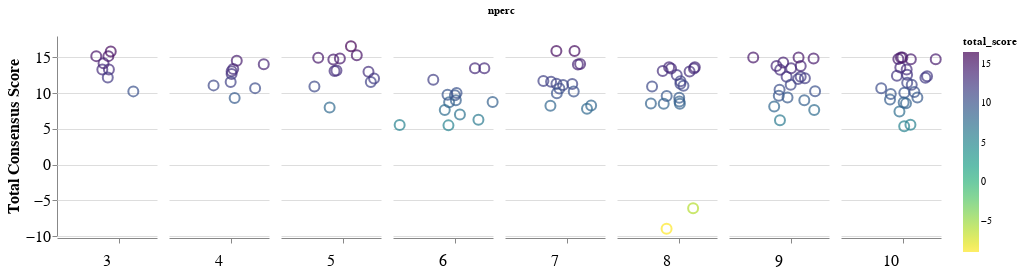

Notebook cell for this chart:
### Code cell
stripplot = alt.Chart(
    all_hex_df,
    #title=f"Prediction consensus matches"
).mark_point().encode(
    x=alt.X(
        'jitter:Q',
        title=None,
        axis=alt.Axis(values=[0], ticks=True, grid=False, labels=False),
        scale=alt.Scale()
    ),
    y=alt.Y('total_score:Q',axis=alt.Axis(title="Total Consensus Score")),
    color=alt.Color('total_score:Q',scale=alt.Scale(scheme='viridis'),sort='descending'),
    size=alt.value(100),
    tooltip=["desc:N","hex1:N",'hex2:N','total_score:Q'],
    column=alt.Column(
        'nperc:N', 
        header=alt.Header(
            labelFontSize=16,
            labelAngle=0,
            titleOrient='top',
            labelOrient='bottom',
            labelAlign='center',
            labelPadding=25,
       ),
    ),
).transform_calculate(
    # Generate Gaussian jitter with a Box-Muller transform
    jitter='sqrt(-2*log(random()))*cos(2*PI*random())'
).configure_facet(
    spacing=0
).configure_view(
    stroke=None
).configure_axis(
    labelFontSize=16,
    titleFontSize=16
).properties(height=200, width=100)

stripplot.save("consensus_varying_n_stripplot.html")
stripplot

### Figure 1 — Vega-Lite specification as saved in the notebook (floating-point values rounded to 4 significant figures)
{"config": {"view": {"continuousWidth": 400, "continuousHeight": 300, "stroke": null}, "axis": {"labelFontSize": 16, "titleFontSize": 16}, "facet": {"spacing": 0}}, "data": {"name": "data-ddf905df19f62a565438ce3612076177"}, "mark": "point", "encoding": {"color": {"type": "quantitative", "field": "total_score", "scale": {"scheme": "viridis"}, "sort": "descending"}, "column": {"type": "nominal", "field": "nperc", "header": {"labelAlign": "center", "labelAngle": 0, "labelFontSize": 16, "labelOrient": "bottom", "labelPadding": 25, "titleOrient": "top"}}, "size": {"value": 100}, "tooltip": [{"type": "nominal", "field": "desc"}, {"type": "nominal", "field": "hex1"}, {"type": "nominal", "field": "hex2"}, {"type": "quantitative", "field": "total_score"}], "x": {"type": "quantitative", "axis": {"grid": false, "labels": false, "ticks": true, "values": [0]}, "field": "jitter", "scale": {}, "title": null}, "y": {"type": "quantitative", "axis": {"title": "Total Consensus Score"}, "field": "total_score"}}, "height": 200, "transform": [{"calculate": "sqrt(-2*log(random()))*cos(2*PI*random())", "as": "jitter"}], "width": 100, "$schema": "https://vega.github.io/schema/vega-lite/v4.0.2.json", "datasets": {"data-ddf905df19f62a565438ce3612076177": [{"locus_tag": "Tmari_0041", "desc": "Tmari_0041||hypothetical protein", "motif_block": "GTCTTGATATTTTACCACTTCTGTGTGTTA", "hex1": "GTCTTG", "hex1_score": 5.479, "hex2": "GTGTTA", "hex2_score": 7.838, "total_score": 13.32, "nperc": 3}, {"locus_tag": "Tmari_0190", "desc": "Tmari_0190||SpoVS-related protein, type 2", "motif_block": "CACTCGAAAACCAATAAACCAATGTCGTT", "hex1": "CACTCG", "hex1_score": 5.915, "hex2": "GTCGTT", "hex2_score": 4.332, "total_score": 10.25, "nperc": 3}, {"locus_tag": "Tmari_0264", "desc": "Tmari_0264||DNA-binding protein HBsu", "motif_block": "GACTTGCAACACCCCGCTGTAAAATGGTA", "hex1": "GACTTG", "hex1_score": 6.858, "hex2": "ATGGTA", "hex2_score": 8.324, "total_score": 15.18, "nperc": 3}, {"locus_tag": "Tmari_0474", "desc": "Tmari_0474||Outer membrane protein alpha precursor", "motif_block": "CTCTTGAATTTCCTTTGGACGGGATGGTA", "hex1": "CTCTTG", "hex1_score": 6.858, "hex2": "ATGGTA", "hex2_score": 8.324, "total_score": 15.18, "nperc": 3}, {"locus_tag": "Tmari_1277", "desc": "Tmari_1277||Aspartyl-tRNA(Asn) amidotransferase subunit A / Glutamyl-tRNA(Gln) amidotransferase subunit A", "motif_block": "CATTTTGCATTATACACCTTGACATGGTA", "hex1": "CATTTT", "hex1_score": 4.984, "hex2": "ATGGTA", "hex2_score": 8.324, "total_score": 13.31, "nperc": 3}, {"locus_tag": "Tmari_1330", "desc": "Tmari_1330||astB/chuR-related protein", "motif_block": "CAGTTGGAGATATCATGTGTTGTGATA", "hex1": "CAGTTG", "hex1_score": 7.099, "hex2": "GTGATA", "hex2_score": 7.102, "total_score": 14.2, "nperc": 3}, {"locus_tag": "Tmari_1351", "desc": "Tmari_1351||SSU ribosomal protein S15p (S13e)", "motif_block": "CACATGCCGGGGTATGTTTTTGTGGTA", "hex1": "CACATG", "hex1_score": 6.858, "hex2": "GTGGTA", "hex2_score": 8.976, "total_score": 15.83, "nperc": 3}, {"locus_tag": "Tmari_1847", "desc": "Tmari_1847||Maltose/maltodextrin ABC transporter, substrate binding periplasmic protein MalE", "motif_block": "CAGATTGACATCACGAAAATTCGGTGTTA", "hex1": "CAGATT", "hex1_score": 4.342, "hex2": "GTGTTA", "hex2_score": 7.838, "total_score": 12.18, "nperc": 3}, {"locus_tag": "Tmari_0041", "desc": "Tmari_0041||hypothetical protein", "motif_block": "TCTTGATATTTTACCACTTCTGTGTGTT", "hex1": "TCTTGA", "hex1_score": 8.604, "hex2": "TGTGTT", "hex2_score": 5.446, "total_score": 14.05, "nperc": 4}, {"locus_tag": "Tmari_0190", "desc": "Tmari_0190||SpoVS-related protein, type 2", "motif_block": "ACTCGAAAACCAATAAACCAATGTCGTTGA", "hex1": "ACTCGA", "hex1_score": 5.919, "hex2": "CGTTGA", "hex2_score": 3.405, "total_score": 9.325, "nperc": 4}, {"locus_tag": "Tmari_0264", "desc": "Tmari_0264||DNA-binding protein HBsu", "motif_block": "TCTAAAGGGACTTGCAACACCCCGCTGTA", "hex1": "TCTAAA", "hex1_score": 6.377, "hex2": "GCTGTA", "hex2_score": 6.294, "total_score": 12.67, "nperc": 4}, {"locus_tag": "Tmari_0474", "desc": "Tmari_0474||Outer membrane protein alpha precursor", "motif_block": "TCTTGAATTTCCTTTGGACGGGATGGT", "hex1": "TCTTGA", "hex1_score": 8.604, "hex2": "GATGGT", "hex2_score": 4.782, "total_score": 13.39, "nperc": 4}, {"locus_tag": "Tmari_1141", "desc": "Tmari_1141||Branched-chain amino acid ABC transporter, amino acid-binding protein", "motif_block": "TCTTGACCGTTTCGTGGTGAGCCTGTA", "hex1": "TCTTGA", "hex1_score": 8.604, "hex2": "CCTGTA", "hex2_score": 5.932, "total_score": 14.54, "nperc": 4}, {"locus_tag": "Tmari_1277", "desc": "Tmari_1277||Aspartyl-tRNA(Asn) amidotransferase subunit A / Glutamyl-tRNA(Gln) amidotransferase subunit A", "motif_block": "TCTCAAAGACAAACCGGTACATTTCTTGT", "hex1": "TCTCAA", "hex1_score": 6.863, "hex2": "TCTTGT", "hex2_score": 4.224, "total_score": 11.09, "nperc": 4}, {"locus_tag": "Tmari_1330", "desc": "Tmari_1330||astB/chuR-related protein", "motif_block": "TCTCCAAACGCGAACTGTACCAGCTGTT", "hex1": "TCTCCA", "hex1_score": 6.126, "hex2": "GCTGTT", "hex2_score": 6.946, "total_score": 13.07, "nperc": 4}, {"locus_tag": "Tmari_1351", "desc": "Tmari_1351||SSU ribosomal protein S15p (S13e)", "motif_block": "CCTTGACCCCAGTCTGGGGAAGAACCTGGG", "hex1": "CCTTGA", "hex1_score": 6.282, "hex2": "CCTGGG", "hex2_score": 4.42, "total_score": 10.7, "nperc": 4}, {"locus_tag": "Tmari_1847", "desc": "Tmari_1847||Maltose/maltodextrin ABC transporter, substrate binding periplasmic protein MalE", "motif_block": "TCCAGATTGACATCACGAAAATTCGGTGTT", "hex1": "TCCAGA", "hex1_score": 5.253, "hex2": "GGTGTT", "hex2_score": 6.294, "total_score": 11.55, "nperc": 4}, {"locus_tag": "Tmari_0041", "desc": "Tmari_0041||hypothetical protein", "motif_block": "CTTGATATTTTACCACTTCTGTGTGTTATA", "hex1": "CTTGAT", "hex1_score": 7.344, "hex2": "GTTATA", "hex2_score": 7.607, "total_score": 14.95, "nperc": 5}, {"locus_tag": "Tmari_0190", "desc": "Tmari_0190||SpoVS-related protein, type 2", "motif_block": "CTCGAAAACCAATAAACCAATGTCGTTGAA", "hex1": "CTCGAA", "hex1_score": 5.784, "hex2": "GTTGAA", "hex2_score": 5.777, "total_score": 11.56, "nperc": 5}, {"locus_tag": "Tmari_0264", "desc": "Tmari_0264||DNA-binding protein HBsu", "motif_block": "CTTGCAACACCCCGCTGTAAAATGGTATA", "hex1": "CTTGCA", "hex1_score": 7.442, "hex2": "GGTATA", "hex2_score": 7.848, "total_score": 15.29, "nperc": 5}, {"locus_tag": "Tmari_0474", "desc": "Tmari_0474||Outer membrane protein alpha precursor", "motif_block": "CTTGAATTTCCTTTGGACGGGATGGTATA", "hex1": "CTTGAA", "hex1_score": 8.722, "hex2": "GGTATA", "hex2_score": 7.848, "total_score": 16.57, "nperc": 5}, {"locus_tag": "Tmari_1141", "desc": "Tmari_1141||Branched-chain amino acid ABC transporter, amino acid-binding protein", "motif_block": "CTTGACCGTTTCGTGGTGAGCCTGTAAA", "hex1": "CTTGAC", "hex1_score": 8.192, "hex2": "TGTAAA", "hex2_score": 6.648, "total_score": 14.84, "nperc": 5}, {"locus_tag": "Tmari_1276", "desc": "Tmari_1276||type IV pilin-related protein", "motif_block": "CGTGGATTATAGCAGAAGTATGTTATA", "hex1": "CGTGGA", "hex1_score": 4.454, "hex2": "GTTATA", "hex2_score": 7.607, "total_score": 12.06, "nperc": 5}, {"locus_tag": "Tmari_1277", "desc": "Tmari_1277||Aspartyl-tRNA(Asn) amidotransferase subunit A / Glutamyl-tRNA(Gln) amidotransferase subunit A", "motif_block": "CTTGACATGGTAGAATGTCAAGATTTTAAT", "hex1": "CTTGAC", "hex1_score": 8.192, "hex2": "TTTAAT", "hex2_score": 4.967, "total_score": 13.16, "nperc": 5}, {"locus_tag": "Tmari_1329", "desc": "Tmari_1329||hypothetical protein", "motif_block": "CATGAAATCTGGTGCTGAAAATGTGCT", "hex1": "CATGAA", "hex1_score": 6.957, "hex2": "TGTGCT", "hex2_score": 1.022, "total_score": 7.978, "nperc": 5}, {"locus_tag": "Tmari_1330", "desc": "Tmari_1330||astB/chuR-related protein", "motif_block": "CGTGCTAAAAATATTTACCGTGGGGGTAAT", "hex1": "CGTGCT", "hex1_score": 4.298, "hex2": "GGTAAT", "hex2_score": 6.648, "total_score": 10.95, "nperc": 5}, {"locus_tag": "Tmari_1340", "desc": "Tmari_1340||hypothetical protein", "motif_block": "CTTGAAAACCATATAAGGTTTGATAAA", "hex1": "CTTGAA", "hex1_score": 8.722, "hex2": "GATAAA", "hex2_score": 5.973, "total_score": 14.7, "nperc": 5}, {"locus_tag": "Tmari_1351", "desc": "Tmari_1351||SSU ribosomal protein S15p (S13e)", "motif_block": "CATGCCGGGGTATGTTTTTGTGGTATA", "hex1": "CATGCC", "hex1_score": 5.146, "hex2": "GGTATA", "hex2_score": 7.848, "total_score": 12.99, "nperc": 5}, {"locus_tag": "Tmari_1847", "desc": "Tmari_1847||Maltose/maltodextrin ABC transporter, substrate binding periplasmic protein MalE", "motif_block": "ATTGACATCACGAAAATTCGGTGTTAAA", "hex1": "ATTGAC", "hex1_score": 5.253, "hex2": "GTTAAA", "hex2_score": 7.848, "total_score": 13.1, "nperc": 5}, {"locus_tag": "Tmari_0041", "desc": "Tmari_0041||hypothetical protein", "motif_block": "CACTTCTGTGTGTTATAATTGAACACGGA", "hex1": "CACTTC", "hex1_score": 5.678, "hex2": "CACGGA", "hex2_score": 4.029, "total_score": 9.707, "nperc": 6}, {"locus_tag": "Tmari_0190", "desc": "Tmari_0190||SpoVS-related protein, type 2", "motif_block": "AAAACCAATAAACCAATGTCGTTGAAG", "hex1": "AAAACC", "hex1_score": 3.85, "hex2": "TTGAAG", "hex2_score": 1.682, "total_score": 5.533, "nperc": 6}, {"locus_tag": "Tmari_0264", "desc": "Tmari_0264||DNA-binding protein HBsu", "motif_block": "CACCCCGCTGTAAAATGGTATATTTACAAG", "hex1": "CACCCC", "hex1_score": 6.739, "hex2": "TACAAG", "hex2_score": 5.142, "total_score": 11.88, "nperc": 6}, {"locus_tag": "Tmari_0457", "desc": "Tmari_0457||Dipeptide-binding ABC transporter, periplasmic substrate-binding component", "motif_block": "CAGTATGCTATAATTCAAATATAGTAAGGA", "hex1": "CAGTAT", "hex1_score": 2.761, "hex2": "TAAGGA", "hex2_score": 4.235, "total_score": 6.997, "nperc": 6}, {"locus_tag": "Tmari_0474", "desc": "Tmari_0474||Outer membrane protein alpha precursor", "motif_block": "CACCACAGGATTTAACTGTGATCAATGA", "hex1": "CACCAC", "hex1_score": 5.846, "hex2": "CAATGA", "hex2_score": 2.891, "total_score": 8.737, "nperc": 6}, {"locus_tag": "Tmari_1134", "desc": "Tmari_1134||Ferritin-like protein 2", "motif_block": "ATCACCCCCATTTTGATTATTAACAGAAA", "hex1": "ATCACC", "hex1_score": 1.961, "hex2": "CAGAAA", "hex2_score": 5.686, "total_score": 7.646, "nperc": 6}, {"locus_tag": "Tmari_1141", "desc": "Tmari_1141||Branched-chain amino acid ABC transporter, amino acid-binding protein", "motif_block": "GACCGTTTCGTGGTGAGCCTGTAAAAT", "hex1": "GACCGT", "hex1_score": 1.172, "hex2": "TAAAAT", "hex2_score": 5.104, "total_score": 6.276, "nperc": 6}, {"locus_tag": "Tmari_1276", "desc": "Tmari_1276||type IV pilin-related protein", "motif_block": "AAAATCTTGACATTCTACCATGTCAAG", "hex1": "AAAATC", "hex1_score": 3.32, "hex2": "GTCAAG", "hex2_score": 2.168, "total_score": 5.488, "nperc": 6}, {"locus_tag": "Tmari_1277", "desc": "Tmari_1277||Aspartyl-tRNA(Asn) amidotransferase subunit A / Glutamyl-tRNA(Gln) amidotransferase subunit A", "motif_block": "AAAACTGTTAAATTCGTCTCAAAGACAAA", "hex1": "AAAACT", "hex1_score": 3.062, "hex2": "GACAAA", "hex2_score": 5.93, "total_score": 8.992, "nperc": 6}, {"locus_tag": "Tmari_1329", "desc": "Tmari_1329||hypothetical protein", "motif_block": "CACCTCTTTATAGTTATACCCCAAAAA", "hex1": "CACCTC", "hex1_score": 6.209, "hex2": "CAAAAA", "hex2_score": 7.271, "total_score": 13.48, "nperc": 6}, {"locus_tag": "Tmari_1330", "desc": "Tmari_1330||astB/chuR-related protein", "motif_block": "CAGTATGCAACGATTGTGCGTGCTAAAAA", "hex1": "CAGTAT", "hex1_score": 2.761, "hex2": "TAAAAA", "hex2_score": 7.03, "total_score": 9.791, "nperc": 6}, {"locus_tag": "Tmari_1340", "desc": "Tmari_1340||hypothetical protein", "motif_block": "CACCTCTTTATAGTTATACCCCAAAAA", "hex1": "CACCTC", "hex1_score": 6.209, "hex2": "CAAAAA", "hex2_score": 7.271, "total_score": 13.48, "nperc": 6}, {"locus_tag": "Tmari_1351", "desc": "Tmari_1351||SSU ribosomal protein S15p (S13e)", "motif_block": "CATCCTTGACCCCAGTCTGGGGAAGAA", "hex1": "CATCCT", "hex1_score": 3.448, "hex2": "GAAGAA", "hex2_score": 5.3, "total_score": 8.748, "nperc": 6}, {"locus_tag": "Tmari_1847", "desc": "Tmari_1847||Maltose/maltodextrin ABC transporter, substrate binding periplasmic protein MalE", "motif_block": "CACTCCTCATTTTCGAAACATTCCACGAT", "hex1": "CACTCC", "hex1_score": 6.209, "hex2": "CACGAT", "hex2_score": 3.819, "total_score": 10.03, "nperc": 6}, {"locus_tag": "Tmari_0041", "desc": "Tmari_0041||hypothetical protein", "motif_block": "CACTTCTGTGTGTTATAATTGAACACGGA", "hex1": "CACTTC", "hex1_score": 6.946, "hex2": "CACGGA", "hex2_score": 4.649, "total_score": 11.6, "nperc": 7}, {"locus_tag": "Tmari_0178", "desc": "Tmari_0178||hypothetical protein", "motif_block": "CACCTCTCATGGTGATTTTAACACGCT", "hex1": "CACCTC", "hex1_score": 8.3, "hex2": "CACGCT", "hex2_score": 2.349, "total_score": 10.65, "nperc": 7}, {"locus_tag": "Tmari_0190", "desc": "Tmari_0190||SpoVS-related protein, type 2", "motif_block": "AACCAATGTCGTTGAAGGGCATAGAAGAA", "hex1": "AACCAA", "hex1_score": 1.937, "hex2": "GAAGAA", "hex2_score": 6.307, "total_score": 8.244, "nperc": 7}, {"locus_tag": "Tmari_0264", "desc": "Tmari_0264||DNA-binding protein HBsu", "motif_block": "CACCCCGCTGTAAAATGGTATATTTACAAG", "hex1": "CACCCC", "hex1_score": 7.77, "hex2": "TACAAG", "hex2_score": 3.522, "total_score": 11.29, "nperc": 7}, {"locus_tag": "Tmari_0457", "desc": "Tmari_0457||Dipeptide-binding ABC transporter, periplasmic substrate-binding component", "motif_block": "CAGTATGCTATAATTCAAATATAGTAAGGA", "hex1": "CAGTAT", "hex1_score": 3.306, "hex2": "TAAGGA", "hex2_score": 4.954, "total_score": 8.259, "nperc": 7}, {"locus_tag": "Tmari_0474", "desc": "Tmari_0474||Outer membrane protein alpha precursor", "motif_block": "CACCACAGGATTTAACTGTGATCAATGA", "hex1": "CACCAC", "hex1_score": 7.77, "hex2": "CAATGA", "hex2_score": 3.549, "total_score": 11.32, "nperc": 7}, {"locus_tag": "Tmari_1134", "desc": "Tmari_1134||Ferritin-like protein 2", "motif_block": "CACCCCCATTTTGATTATTAACAGAAAAA", "hex1": "CACCCC", "hex1_score": 7.77, "hex2": "GAAAAA", "hex2_score": 6.307, "total_score": 14.08, "nperc": 7}, {"locus_tag": "Tmari_1141", "desc": "Tmari_1141||Branched-chain amino acid ABC transporter, amino acid-binding protein", "motif_block": "GACCGTTTCGTGGTGAGCCTGTAAAAT", "hex1": "GACCGT", "hex1_score": 2.226, "hex2": "TAAAAT", "hex2_score": 5.592, "total_score": 7.818, "nperc": 7}, {"locus_tag": "Tmari_1276", "desc": "Tmari_1276||type IV pilin-related protein", "motif_block": "CACCTCCTCTCGTGGATTATAGCAGAAG", "hex1": "CACCTC", "hex1_score": 8.3, "hex2": "CAGAAG", "hex2_score": 2.854, "total_score": 11.15, "nperc": 7}, {"locus_tag": "Tmari_1277", "desc": "Tmari_1277||Aspartyl-tRNA(Asn) amidotransferase subunit A / Glutamyl-tRNA(Gln) amidotransferase subunit A", "motif_block": "CACCTTGACATGGTAGAATGTCAAGAT", "hex1": "CACCTT", "hex1_score": 7.512, "hex2": "CAAGAT", "hex2_score": 6.51, "total_score": 14.02, "nperc": 7}, {"locus_tag": "Tmari_1329", "desc": "Tmari_1329||hypothetical protein", "motif_block": "CACCTCTTTATAGTTATACCCCAAAAA", "hex1": "CACCTC", "hex1_score": 8.3, "hex2": "CAAAAA", "hex2_score": 7.588, "total_score": 15.89, "nperc": 7}, {"locus_tag": "Tmari_1330", "desc": "Tmari_1330||astB/chuR-related protein", "motif_block": "CAGTATGCAACGATTGTGCGTGCTAAAAA", "hex1": "CAGTAT", "hex1_score": 3.306, "hex2": "TAAAAA", "hex2_score": 6.67, "total_score": 9.976, "nperc": 7}, {"locus_tag": "Tmari_1340", "desc": "Tmari_1340||hypothetical protein", "motif_block": "CACCTCTTTATAGTTATACCCCAAAAA", "hex1": "CACCTC", "hex1_score": 8.3, "hex2": "CAAAAA", "hex2_score": 7.588, "total_score": 15.89, "nperc": 7}, {"locus_tag": "Tmari_1351", "desc": "Tmari_1351||SSU ribosomal protein S15p (S13e)", "motif_block": "CATCCTTGACCCCAGTCTGGGGAAGAA", "hex1": "CATCCT", "hex1_score": 3.922, "hex2": "GAAGAA", "hex2_score": 6.307, "total_score": 10.23, "nperc": 7}, {"locus_tag": "Tmari_1847", "desc": "Tmari_1847||Maltose/maltodextrin ABC transporter, substrate binding periplasmic protein MalE", "motif_block": "CACTCCTCATTTTCGAAACATTCCACGAT", "hex1": "CACTCC", "hex1_score": 6.416, "hex2": "CACGAT", "hex2_score": 5.287, "total_score": 11.7, "nperc": 7}, {"locus_tag": "Tmari_0041", "desc": "Tmari_0041||hypothetical protein", "motif_block": "ATCACCACCTCTGTCTTGATATTTTACCAC", "hex1": "ATCACC", "hex1_score": 6.323, "hex2": "TACCAC", "hex2_score": 2.237, "total_score": 8.56, "nperc": 8}, {"locus_tag": "Tmari_0178", "desc": "Tmari_0178||hypothetical protein", "motif_block": "TTAACACGCTTTGAGAAACAATTTCAAAG", "hex1": "TTAACA", "hex1_score": 5.166, "hex2": "TCAAAG", "hex2_score": 4.427, "total_score": 9.593, "nperc": 8}, {"locus_tag": "Tmari_0190", "desc": "Tmari_0190||SpoVS-related protein, type 2", "motif_block": "ATAAACCAATGTCGTTGAAGGGCATAGAAG", "hex1": "ATAAAC", "hex1_score": 4.162, "hex2": "TAGAAG", "hex2_score": 4.683, "total_score": 8.845, "nperc": 8}, {"locus_tag": "Tmari_0264", "desc": "Tmari_0264||DNA-binding protein HBsu", "motif_block": "GACTTGCAACACCCCGCTGTAAAATGGTA", "hex1": "GACTTG", "hex1_score": -5.574, "hex2": "ATGGTA", "hex2_score": -3.421, "total_score": -8.995, "nperc": 8}, {"locus_tag": "Tmari_0312", "desc": "Tmari_0312||hypothetical protein", "motif_block": "TTCAAATTATGCTATACTAATTGTAGCAC", "hex1": "TTCAAA", "hex1_score": 7.648, "hex2": "TAGCAC", "hex2_score": 3.374, "total_score": 11.02, "nperc": 8}, {"locus_tag": "Tmari_0457", "desc": "Tmari_0457||Dipeptide-binding ABC transporter, periplasmic substrate-binding component", "motif_block": "TTCAAATATAGTAAGGAGTCATCACAT", "hex1": "TTCAAA", "hex1_score": 7.648, "hex2": "TCACAT", "hex2_score": 4.884, "total_score": 12.53, "nperc": 8}, {"locus_tag": "Tmari_0474", "desc": "Tmari_0474||Outer membrane protein alpha precursor", "motif_block": "ATCACCACAGGATTTAACTGTGATCAATG", "hex1": "ATCACC", "hex1_score": 6.323, "hex2": "TCAATG", "hex2_score": 2.19, "total_score": 8.513, "nperc": 8}, {"locus_tag": "Tmari_0501", "desc": "Tmari_0501||Heat shock protein 60 family co-chaperone GroES", "motif_block": "ATCAATATCCCTTGAAGAGGCTCGTAAAAA", "hex1": "ATCAAT", "hex1_score": 4.162, "hex2": "TAAAAA", "hex2_score": 6.76, "total_score": 10.92, "nperc": 8}, {"locus_tag": "Tmari_1134", "desc": "Tmari_1134||Ferritin-like protein 2", "motif_block": "ATCACCCCCATTTTGATTATTAACAGAAA", "hex1": "ATCACC", "hex1_score": 6.323, "hex2": "CAGAAA", "hex2_score": 2.207, "total_score": 8.53, "nperc": 8}, {"locus_tag": "Tmari_1141", "desc": "Tmari_1141||Branched-chain amino acid ABC transporter, amino acid-binding protein", "motif_block": "TTGACCGTTTCGTGGTGAGCCTGTAAAAT", "hex1": "TTGACC", "hex1_score": 5.962, "hex2": "TAAAAT", "hex2_score": 7.147, "total_score": 13.11, "nperc": 8}, {"locus_tag": "Tmari_1276", "desc": "Tmari_1276||type IV pilin-related protein", "motif_block": "TTCAACATTAAAATCTTGACATTCTACCAT", "hex1": "TTCAAC", "hex1_score": 7.307, "hex2": "TACCAT", "hex2_score": 4.002, "total_score": 11.31, "nperc": 8}, {"locus_tag": "Tmari_1277", "desc": "Tmari_1277||Aspartyl-tRNA(Asn) amidotransferase subunit A / Glutamyl-tRNA(Gln) amidotransferase subunit A", "motif_block": "TTCACATTTTGCATTATACACCTTGACAT", "hex1": "TTCACA", "hex1_score": 7.488, "hex2": "TGACAT", "hex2_score": 5.536, "total_score": 13.02, "nperc": 8}, {"locus_tag": "Tmari_1329", "desc": "Tmari_1329||hypothetical protein", "motif_block": "TTCAAAGCCCATGAAATCTGGTGCTGAAAA", "hex1": "TTCAAA", "hex1_score": 7.648, "hex2": "TGAAAA", "hex2_score": 5.972, "total_score": 13.62, "nperc": 8}, {"locus_tag": "Tmari_1330", "desc": "Tmari_1330||astB/chuR-related protein", "motif_block": "TTGAACTGTTCTGGATGTTTTGATGACAT", "hex1": "TTGAAC", "hex1_score": 6.123, "hex2": "TGACAT", "hex2_score": 5.536, "total_score": 11.66, "nperc": 8}, {"locus_tag": "Tmari_1340", "desc": "Tmari_1340||hypothetical protein", "motif_block": "TTCAAAGCCCATGAAATCTGGTGCTGAAAA", "hex1": "TTCAAA", "hex1_score": 7.648, "hex2": "TGAAAA", "hex2_score": 5.972, "total_score": 13.62, "nperc": 8}, {"locus_tag": "Tmari_1342", "desc": "Tmari_1342||Fe-S oxidoreductase", "motif_block": "ATGAAAATTTGTACAAAGGGCAAGAAAT", "hex1": "ATGAAA", "hex1_score": 5.641, "hex2": "AGAAAT", "hex2_score": 3.727, "total_score": 9.367, "nperc": 8}, {"locus_tag": "Tmari_1351", "desc": "Tmari_1351||SSU ribosomal protein S15p (S13e)", "motif_block": "CACATGCCGGGGTATGTTTTTGTGGTA", "hex1": "CACATG", "hex1_score": -1.95, "hex2": "GTGGTA", "hex2_score": -4.158, "total_score": -6.108, "nperc": 8}, {"locus_tag": "Tmari_1513", "desc": "Tmari_1513||SSU ribosomal protein S12p (S23e)", "motif_block": "TTGACAACATACAGATTAAAGAGTAAAAT", "hex1": "TTGACA", "hex1_score": 6.303, "hex2": "TAAAAT", "hex2_score": 7.147, "total_score": 13.45, "nperc": 8}, {"locus_tag": "Tmari_1847", "desc": "Tmari_1847||Maltose/maltodextrin ABC transporter, substrate binding periplasmic protein MalE", "motif_block": "TTGACATCACGAAAATTCGGTGTTAAAAT", "hex1": "TTGACA", "hex1_score": 6.303, "hex2": "TAAAAT", "hex2_score": 7.147, "total_score": 13.45, "nperc": 8}, {"locus_tag": "Tmari_0041", "desc": "Tmari_0041||hypothetical protein", "motif_block": "ATCACCACCTCTGTCTTGATATTTTACCAC", "hex1": "ATCACC", "hex1_score": 7.01, "hex2": "TACCAC", "hex2_score": 0.6422, "total_score": 7.653, "nperc": 9}, {"locus_tag": "Tmari_0178", "desc": "Tmari_0178||hypothetical protein", "motif_block": "TTAACACGCTTTGAGAAACAATTTCAAAG", "hex1": "TTAACA", "hex1_score": 6.587, "hex2": "TCAAAG", "hex2_score": 5.695, "total_score": 12.28, "nperc": 9}, {"locus_tag": "Tmari_0190", "desc": "Tmari_0190||SpoVS-related protein, type 2", "motif_block": "ATAAACCAATGTCGTTGAAGGGCATAGAAG", "hex1": "ATAAAC", "hex1_score": 5.392, "hex2": "TAGAAG", "hex2_score": 5.1, "total_score": 10.49, "nperc": 9}, {"locus_tag": "Tmari_0196", "desc": "Tmari_0196||ATP-dependent Clp protease ATP-binding subunit ClpA", "motif_block": "ATGTCCATAAGGGTGATATAATGAAAT", "hex1": "ATGTCC", "hex1_score": 4.123, "hex2": "TGAAAT", "hex2_score": 7.972, "total_score": 12.09, "nperc": 9}, {"locus_tag": "Tmari_0264", "desc": "Tmari_0264||DNA-binding protein HBsu", "motif_block": "TTCTAATTTTTGTCCTATTTTTCGAAAT", "hex1": "TTCTAA", "hex1_score": 5.011, "hex2": "CGAAAT", "hex2_score": 5.249, "total_score": 10.26, "nperc": 9}, {"locus_tag": "Tmari_0312", "desc": "Tmari_0312||hypothetical protein", "motif_block": "TTCAAATTATGCTATACTAATTGTAGCAC", "hex1": "TTCAAA", "hex1_score": 7.413, "hex2": "TAGCAC", "hex2_score": 2.227, "total_score": 9.64, "nperc": 9}, {"locus_tag": "Tmari_0457", "desc": "Tmari_0457||Dipeptide-binding ABC transporter, periplasmic substrate-binding component", "motif_block": "TTCAAATATAGTAAGGAGTCATCACAT", "hex1": "TTCAAA", "hex1_score": 7.413, "hex2": "TCACAT", "hex2_score": 4.892, "total_score": 12.3, "nperc": 9}, {"locus_tag": "Tmari_0474", "desc": "Tmari_0474||Outer membrane protein alpha precursor", "motif_block": "ATCACCACAGGATTTAACTGTGATCAATG", "hex1": "ATCACC", "hex1_score": 7.01, "hex2": "TCAATG", "hex2_score": 1.994, "total_score": 9.005, "nperc": 9}, {"locus_tag": "Tmari_0501", "desc": "Tmari_0501||Heat shock protein 60 family co-chaperone GroES", "motif_block": "ATATCCCTTGAAGAGGCTCGTAAAAAG", "hex1": "ATATCC", "hex1_score": 3.386, "hex2": "AAAAAG", "hex2_score": 4.738, "total_score": 8.124, "nperc": 9}, {"locus_tag": "Tmari_1134", "desc": "Tmari_1134||Ferritin-like protein 2", "motif_block": "ATCACCCCCATTTTGATTATTAACAGAAAA", "hex1": "ATCACC", "hex1_score": 7.01, "hex2": "AGAAAA", "hex2_score": 4.15, "total_score": 11.16, "nperc": 9}, {"locus_tag": "Tmari_1141", "desc": "Tmari_1141||Branched-chain amino acid ABC transporter, amino acid-binding protein", "motif_block": "TTGACCGTTTCGTGGTGAGCCTGTAAAAT", "hex1": "TTGACC", "hex1_score": 7.192, "hex2": "TAAAAT", "hex2_score": 7.667, "total_score": 14.86, "nperc": 9}, {"locus_tag": "Tmari_1276", "desc": "Tmari_1276||type IV pilin-related protein", "motif_block": "ATCACCTCCTCTCGTGGATTATAGCAGAAG", "hex1": "ATCACC", "hex1_score": 7.01, "hex2": "CAGAAG", "hex2_score": 2.378, "total_score": 9.388, "nperc": 9}, {"locus_tag": "Tmari_1277", "desc": "Tmari_1277||Aspartyl-tRNA(Asn) amidotransferase subunit A / Glutamyl-tRNA(Gln) amidotransferase subunit A", "motif_block": "TTCACATTTTGCATTATACACCTTGACAT", "hex1": "TTCACA", "hex1_score": 7.809, "hex2": "TGACAT", "hex2_score": 6.477, "total_score": 14.29, "nperc": 9}, {"locus_tag": "Tmari_1329", "desc": "Tmari_1329||hypothetical protein", "motif_block": "TTCAAAGCCCATGAAATCTGGTGCTGAAAA", "hex1": "TTCAAA", "hex1_score": 7.413, "hex2": "TGAAAA", "hex2_score": 6.387, "total_score": 13.8, "nperc": 9}, {"locus_tag": "Tmari_1330", "desc": "Tmari_1330||astB/chuR-related protein", "motif_block": "TTGAACTGTTCTGGATGTTTTGATGACAT", "hex1": "TTGAAC", "hex1_score": 6.796, "hex2": "TGACAT", "hex2_score": 6.477, "total_score": 13.27, "nperc": 9}, {"locus_tag": "Tmari_1340", "desc": "Tmari_1340||hypothetical protein", "motif_block": "TTCAAAGCCCATGAAATCTGGTGCTGAAAA", "hex1": "TTCAAA", "hex1_score": 7.413, "hex2": "TGAAAA", "hex2_score": 6.387, "total_score": 13.8, "nperc": 9}, {"locus_tag": "Tmari_1342", "desc": "Tmari_1342||Fe-S oxidoreductase", "motif_block": "ATGAAAATTTGTACAAAGGGCAAGAAAT", "hex1": "ATGAAA", "hex1_score": 6.26, "hex2": "AGAAAT", "hex2_score": 5.735, "total_score": 11.99, "nperc": 9}, {"locus_tag": "Tmari_1351", "desc": "Tmari_1351||SSU ribosomal protein S15p (S13e)", "motif_block": "TTGACCCCAGTCTGGGGAAGAACCTGGGCT", "hex1": "TTGACC", "hex1_score": 7.192, "hex2": "TGGGCT", "hex2_score": -0.9725, "total_score": 6.22, "nperc": 9}, {"locus_tag": "Tmari_1513", "desc": "Tmari_1513||SSU ribosomal protein S12p (S23e)", "motif_block": "TTGACAACATACAGATTAAAGAGTAAAAT", "hex1": "TTGACA", "hex1_score": 7.324, "hex2": "TAAAAT", "hex2_score": 7.667, "total_score": 14.99, "nperc": 9}, {"locus_tag": "Tmari_1664", "desc": "Tmari_1664||Response regulator DrrA", "motif_block": "TTAAAATAGTATAGAAACCAGATCTGAAAG", "hex1": "TTAAAA", "hex1_score": 6.191, "hex2": "TGAAAG", "hex2_score": 7.28, "total_score": 13.47, "nperc": 9}, {"locus_tag": "Tmari_1847", "desc": "Tmari_1847||Maltose/maltodextrin ABC transporter, substrate binding periplasmic protein MalE", "motif_block": "TTGACATCACGAAAATTCGGTGTTAAAAT", "hex1": "TTGACA", "hex1_score": 7.324, "hex2": "TAAAAT", "hex2_score": 7.667, "total_score": 14.99, "nperc": 9}, {"locus_tag": "Tmari_0041", "desc": "Tmari_0041||hypothetical protein", "motif_block": "ATCACCACCTCTGTCTTGATATTTTACCAC", "hex1": "ATCACC", "hex1_score": 7.023, "hex2": "TACCAC", "hex2_score": 0.3989, "total_score": 7.422, "nperc": 10}, {"locus_tag": "Tmari_0178", "desc": "Tmari_0178||hypothetical protein", "motif_block": "TTAACACGCTTTGAGAAACAATTTCAAAG", "hex1": "TTAACA", "hex1_score": 6.663, "hex2": "TCAAAG", "hex2_score": 5.925, "total_score": 12.59, "nperc": 10}, {"locus_tag": "Tmari_0190", "desc": "Tmari_0190||SpoVS-related protein, type 2", "motif_block": "ATAAACCAATGTCGTTGAAGGGCATAGAAG", "hex1": "ATAAAC", "hex1_score": 5.837, "hex2": "TAGAAG", "hex2_score": 5.608, "total_score": 11.45, "nperc": 10}, {"locus_tag": "Tmari_0196", "desc": "Tmari_0196||ATP-dependent Clp protease ATP-binding subunit ClpA", "motif_block": "ATGTCCATAAGGGTGATATAATGAAAT", "hex1": "ATGTCC", "hex1_score": 4.58, "hex2": "TGAAAT", "hex2_score": 7.851, "total_score": 12.43, "nperc": 10}, {"locus_tag": "Tmari_0199", "desc": "Tmari_0199||Periplasmic [Fe] hydrogenase large subunit", "motif_block": "ATATCCCAATGAGGAGGTTTTTTAAAAA", "hex1": "ATATCC", "hex1_score": 4.374, "hex2": "TAAAAA", "hex2_score": 5.693, "total_score": 10.07, "nperc": 10}, {"locus_tag": "Tmari_0264", "desc": "Tmari_0264||DNA-binding protein HBsu", "motif_block": "TTCTAATTTTTGTCCTATTTTTCGAAAT", "hex1": "TTCTAA", "hex1_score": 5.297, "hex2": "CGAAAT", "hex2_score": 5.373, "total_score": 10.67, "nperc": 10}, {"locus_tag": "Tmari_0312", "desc": "Tmari_0312||hypothetical protein", "motif_block": "TTCAAATTATGCTATACTAATTGTAGCAC", "hex1": "TTCAAA", "hex1_score": 7.123, "hex2": "TAGCAC", "hex2_score": 2.273, "total_score": 9.397, "nperc": 10}, {"locus_tag": "Tmari_0457", "desc": "Tmari_0457||Dipeptide-binding ABC transporter, periplasmic substrate-binding component", "motif_block": "TTCAAATATAGTAAGGAGTCATCACAT", "hex1": "TTCAAA", "hex1_score": 7.123, "hex2": "TCACAT", "hex2_score": 5.023, "total_score": 12.15, "nperc": 10}, {"locus_tag": "Tmari_0474", "desc": "Tmari_0474||Outer membrane protein alpha precursor", "motif_block": "ATCACCACAGGATTTAACTGTGATCAATG", "hex1": "ATCACC", "hex1_score": 7.023, "hex2": "TCAATG", "hex2_score": 2.083, "total_score": 9.106, "nperc": 10}, {"locus_tag": "Tmari_0484", "desc": "Tmari_0484||protein of unknown function DUF59", "motif_block": "TTCTAATTTGAATTATAACATAGTATAAT", "hex1": "TTCTAA", "hex1_score": 5.297, "hex2": "TATAAT", "hex2_score": 4.582, "total_score": 9.879, "nperc": 10}, {"locus_tag": "Tmari_0501", "desc": "Tmari_0501||Heat shock protein 60 family co-chaperone GroES", "motif_block": "ATATCCCTTGAAGAGGCTCGTAAAAAG", "hex1": "ATATCC", "hex1_score": 4.374, "hex2": "AAAAAG", "hex2_score": 4.315, "total_score": 8.689, "nperc": 10}, {"locus_tag": "Tmari_1134", "desc": "Tmari_1134||Ferritin-like protein 2", "motif_block": "ATCACCCCCATTTTGATTATTAACAGAAA", "hex1": "ATCACC", "hex1_score": 7.023, "hex2": "CAGAAA", "hex2_score": 1.545, "total_score": 8.568, "nperc": 10}, {"locus_tag": "Tmari_1141", "desc": "Tmari_1141||Branched-chain amino acid ABC transporter, amino acid-binding protein", "motif_block": "TTGACCGTTTCGTGGTGAGCCTGTAAAAT", "hex1": "TTGACC", "hex1_score": 6.638, "hex2": "TAAAAT", "hex2_score": 8.126, "total_score": 14.76, "nperc": 10}, {"locus_tag": "Tmari_1276", "desc": "Tmari_1276||type IV pilin-related protein", "motif_block": "ATCACCTCCTCTCGTGGATTATAGCAGAAG", "hex1": "ATCACC", "hex1_score": 7.023, "hex2": "CAGAAG", "hex2_score": 3.13, "total_score": 10.15, "nperc": 10}, {"locus_tag": "Tmari_1277", "desc": "Tmari_1277||Aspartyl-tRNA(Asn) amidotransferase subunit A / Glutamyl-tRNA(Gln) amidotransferase subunit A", "motif_block": "TTCACATTTTGCATTATACACCTTGACAT", "hex1": "TTCACA", "hex1_score": 7.486, "hex2": "TGACAT", "hex2_score": 6.101, "total_score": 13.59, "nperc": 10}, {"locus_tag": "Tmari_1329", "desc": "Tmari_1329||hypothetical protein", "motif_block": "ATCAAATTGTTTCAAAGCCCATGAAAT", "hex1": "ATCAAA", "hex1_score": 6.892, "hex2": "TGAAAT", "hex2_score": 7.851, "total_score": 14.74, "nperc": 10}, {"locus_tag": "Tmari_1330", "desc": "Tmari_1330||astB/chuR-related protein", "motif_block": "TTGAACTGTTCTGGATGTTTTGATGACAT", "hex1": "TTGAAC", "hex1_score": 6.275, "hex2": "TGACAT", "hex2_score": 6.101, "total_score": 12.38, "nperc": 10}, {"locus_tag": "Tmari_1340", "desc": "Tmari_1340||hypothetical protein", "motif_block": "ATCAAATTGTTTCAAAGCCCATGAAAT", "hex1": "ATCAAA", "hex1_score": 6.892, "hex2": "TGAAAT", "hex2_score": 7.851, "total_score": 14.74, "nperc": 10}, {"locus_tag": "Tmari_1342", "desc": "Tmari_1342||Fe-S oxidoreductase", "motif_block": "ATGAAAATTTGTACAAAGGGCAAGAAAT", "hex1": "ATGAAA", "hex1_score": 6.275, "hex2": "AGAAAT", "hex2_score": 4.887, "total_score": 11.16, "nperc": 10}, {"locus_tag": "Tmari_1351", "desc": "Tmari_1351||SSU ribosomal protein S15p (S13e)", "motif_block": "TTGACCCCAGTCTGGGGAAGAACCTGGGCT", "hex1": "TTGACC", "hex1_score": 6.638, "hex2": "TGGGCT", "hex2_score": -1.285, "total_score": 5.353, "nperc": 10}, {"locus_tag": "Tmari_1513", "desc": "Tmari_1513||SSU ribosomal protein S12p (S23e)", "motif_block": "TTGACAACATACAGATTAAAGAGTAAAAT", "hex1": "TTGACA", "hex1_score": 6.869, "hex2": "TAAAAT", "hex2_score": 8.126, "total_score": 15.0, "nperc": 10}, {"locus_tag": "Tmari_1664", "desc": "Tmari_1664||Response regulator DrrA", "motif_block": "TTAAAATAGTATAGAAACCAGATCTGAAAG", "hex1": "TTAAAA", "hex1_score": 6.3, "hex2": "TGAAAG", "hex2_score": 7.003, "total_score": 13.3, "nperc": 10}, {"locus_tag": "Tmari_1667", "desc": "Tmari_1667||S-adenosylmethionine synthetase", "motif_block": "TTAAGAAAGATTGTGATAAACTATCAAGG", "hex1": "TTAAGA", "hex1_score": 3.493, "hex2": "TCAAGG", "hex2_score": 2.083, "total_score": 5.576, "nperc": 10}, {"locus_tag": "Tmari_1847", "desc": "Tmari_1847||Maltose/maltodextrin ABC transporter, substrate binding periplasmic protein MalE", "motif_block": "TTGACATCACGAAAATTCGGTGTTAAAAT", "hex1": "TTGACA", "hex1_score": 6.869, "hex2": "TAAAAT", "hex2_score": 8.126, "total_score": 15.0, "nperc": 10}]}}
